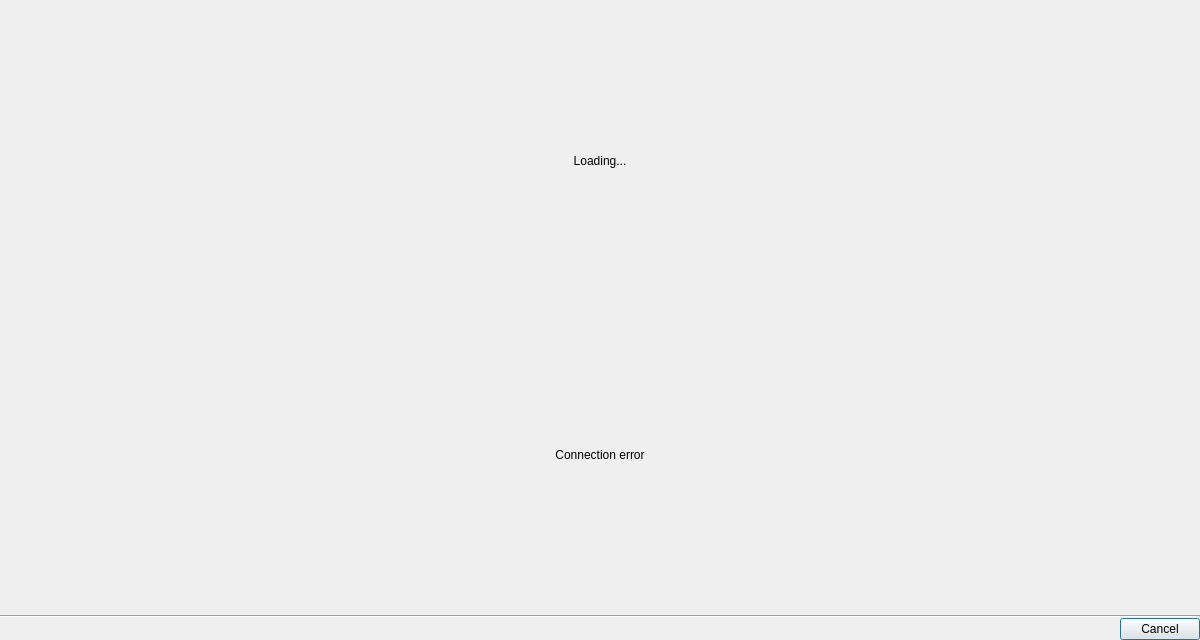
<?xml version="1.0" encoding="UTF-8"?>
<ui version="4.0">
 <class>LdapUsersDialog</class>
 <widget class="QDialog" name="LdapUsersDialog">
  <property name="geometry">
   <rect>
    <x>0</x>
    <y>0</y>
    <width>1200</width>
    <height>640</height>
   </rect>
  </property>
  <property name="windowTitle">
   <string>Fetch Users from LDAP...</string>
  </property>
  <layout class="QVBoxLayout" name="verticalLayout_1">
   <property name="spacing">
    <number>0</number>
   </property>
   <property name="leftMargin">
    <number>0</number>
   </property>
   <property name="topMargin">
    <number>0</number>
   </property>
   <property name="rightMargin">
    <number>0</number>
   </property>
   <property name="bottomMargin">
    <number>0</number>
   </property>
   <item>
    <layout class="QVBoxLayout" name="verticalLayout">
     <property name="leftMargin">
      <number>16</number>
     </property>
     <property name="topMargin">
      <number>16</number>
     </property>
     <property name="rightMargin">
      <number>16</number>
     </property>
     <property name="bottomMargin">
      <number>16</number>
     </property>
     <item>
      <widget class="QStackedWidget" name="stackedWidget">
       <property name="currentIndex">
        <number>1</number>
       </property>
       <widget class="QWidget" name="usersPage">
        <layout class="QVBoxLayout" name="verticalLayout_2">
         <property name="leftMargin">
          <number>0</number>
         </property>
         <property name="topMargin">
          <number>0</number>
         </property>
         <property name="rightMargin">
          <number>0</number>
         </property>
         <property name="bottomMargin">
          <number>0</number>
         </property>
         <item>
          <widget class="QnSearchLineEdit" name="filterLineEdit" native="true">
           <property name="sizePolicy">
            <sizepolicy hsizetype="Expanding" vsizetype="Fixed">
             <horstretch>0</horstretch>
             <verstretch>0</verstretch>
            </sizepolicy>
           </property>
          </widget>
         </item>
         <item>
          <widget class="QnTreeView" name="usersTable">
           <property name="sizePolicy">
            <sizepolicy hsizetype="Expanding" vsizetype="Maximum">
             <horstretch>0</horstretch>
             <verstretch>0</verstretch>
            </sizepolicy>
           </property>
           <property name="focusPolicy">
            <enum>Qt::TabFocus</enum>
           </property>
           <property name="frameShape">
            <enum>QFrame::NoFrame</enum>
           </property>
           <property name="sizeAdjustPolicy">
            <enum>QAbstractScrollArea::AdjustToContents</enum>
           </property>
           <property name="selectionMode">
            <enum>QAbstractItemView::NoSelection</enum>
           </property>
           <property name="selectionBehavior">
            <enum>QAbstractItemView::SelectRows</enum>
           </property>
           <property name="rootIsDecorated">
            <bool>false</bool>
           </property>
           <property name="sortingEnabled">
            <bool>true</bool>
           </property>
           <property name="allColumnsShowFocus">
            <bool>true</bool>
           </property>
           <attribute name="headerStretchLastSection">
            <bool>false</bool>
           </attribute>
          </widget>
         </item>
         <item>
          <widget class="Line" name="line_2">
           <property name="orientation">
            <enum>Qt::Horizontal</enum>
           </property>
          </widget>
         </item>
         <item>
          <widget class="QLabel" name="selectRoleLabel">
           <property name="text">
            <string>Role to assign to imported users</string>
           </property>
          </widget>
         </item>
         <item>
          <widget class="QWidget" name="horizontalWidget" native="true">
           <layout class="QHBoxLayout" name="horizontalLayout">
            <item>
             <widget class="QComboBox" name="userRoleComboBox">
              <property name="sizeAdjustPolicy">
               <enum>QComboBox::AdjustToContents</enum>
              </property>
             </widget>
            </item>
            <item>
             <widget class="QCheckBox" name="disableUsersCheckBox">
              <property name="text">
               <string>Disable imported users</string>
              </property>
             </widget>
            </item>
            <item>
             <spacer name="horizontalSpacer">
              <property name="orientation">
               <enum>Qt::Horizontal</enum>
              </property>
              <property name="sizeHint" stdset="0">
               <size>
                <width>40</width>
                <height>20</height>
               </size>
              </property>
             </spacer>
            </item>
           </layout>
          </widget>
         </item>
         <item>
          <spacer name="verticalSpacer">
           <property name="orientation">
            <enum>Qt::Vertical</enum>
           </property>
           <property name="sizeHint" stdset="0">
            <size>
             <width>1</width>
             <height>1</height>
            </size>
           </property>
          </spacer>
         </item>
        </layout>
       </widget>
       <widget class="QWidget" name="loadingPage">
        <layout class="QVBoxLayout" name="verticalLayout_3">
         <property name="leftMargin">
          <number>0</number>
         </property>
         <property name="topMargin">
          <number>0</number>
         </property>
         <property name="rightMargin">
          <number>0</number>
         </property>
         <property name="bottomMargin">
          <number>0</number>
         </property>
         <item>
          <widget class="QLabel" name="loadingLabel">
           <property name="text">
            <string>Loading...</string>
           </property>
           <property name="alignment">
            <set>Qt::AlignCenter</set>
           </property>
          </widget>
         </item>
         <item>
          <widget class="QLabel" name="errorLabel">
           <property name="text">
            <string>Connection error</string>
           </property>
           <property name="alignment">
            <set>Qt::AlignCenter</set>
           </property>
          </widget>
         </item>
        </layout>
       </widget>
      </widget>
     </item>
    </layout>
   </item>
   <item>
    <widget class="Line" name="line">
     <property name="orientation">
      <enum>Qt::Horizontal</enum>
     </property>
    </widget>
   </item>
   <item>
    <widget class="QnDialogButtonBox" name="buttonBox">
     <property name="orientation">
      <enum>Qt::Horizontal</enum>
     </property>
     <property name="standardButtons">
      <set>QDialogButtonBox::Cancel</set>
     </property>
    </widget>
   </item>
  </layout>
 </widget>
 <customwidgets>
  <customwidget>
   <class>QnTreeView</class>
   <extends>QTreeView</extends>
   <header location="global">ui/widgets/common/tree_view.h</header>
  </customwidget>
  <customwidget>
   <class>QnDialogButtonBox</class>
   <extends>QDialogButtonBox</extends>
   <header location="global">ui/widgets/common/dialog_button_box.h</header>
  </customwidget>
  <customwidget>
   <class>QnSearchLineEdit</class>
   <extends>QWidget</extends>
   <header location="global">ui/widgets/common/search_line_edit.h</header>
   <container>1</container>
  </customwidget>
 </customwidgets>
 <resources/>
 <connections/>
</ui>
